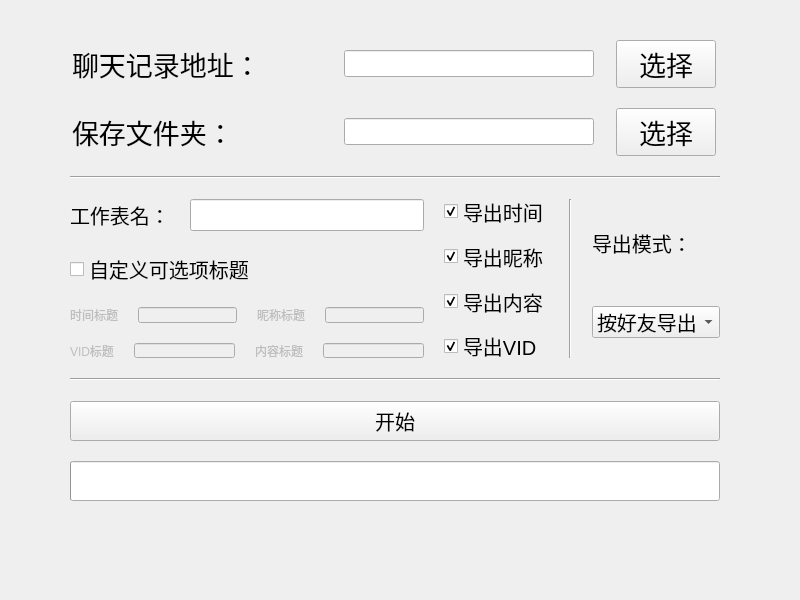
<?xml version="1.0" encoding="UTF-8"?>
<ui version="4.0">
 <class>Form</class>
 <widget class="QWidget" name="Form">
  <property name="geometry">
   <rect>
    <x>0</x>
    <y>0</y>
    <width>800</width>
    <height>600</height>
   </rect>
  </property>
  <property name="minimumSize">
   <size>
    <width>800</width>
    <height>600</height>
   </size>
  </property>
  <property name="maximumSize">
   <size>
    <width>800</width>
    <height>600</height>
   </size>
  </property>
  <property name="windowTitle">
   <string>QQtoExcel v1.1</string>
  </property>
  <widget class="QWidget" name="layoutWidget">
   <property name="geometry">
    <rect>
     <x>60</x>
     <y>40</y>
     <width>670</width>
     <height>461</height>
    </rect>
   </property>
   <layout class="QVBoxLayout" name="verticalLayout_2">
    <property name="spacing">
     <number>20</number>
    </property>
    <property name="leftMargin">
     <number>10</number>
    </property>
    <property name="rightMargin">
     <number>10</number>
    </property>
    <item>
     <layout class="QHBoxLayout" name="horizontalLayout">
      <item>
       <widget class="QLabel" name="label_1">
        <property name="maximumSize">
         <size>
          <width>250</width>
          <height>16777215</height>
         </size>
        </property>
        <property name="font">
         <font>
          <pointsize>20</pointsize>
         </font>
        </property>
        <property name="text">
         <string>聊天记录地址：</string>
        </property>
       </widget>
      </item>
      <item>
       <widget class="QLineEdit" name="SourceFilePathInput">
        <property name="minimumSize">
         <size>
          <width>250</width>
          <height>0</height>
         </size>
        </property>
        <property name="maximumSize">
         <size>
          <width>250</width>
          <height>16777215</height>
         </size>
        </property>
        <property name="font">
         <font>
          <pointsize>12</pointsize>
         </font>
        </property>
        <property name="dragEnabled">
         <bool>true</bool>
        </property>
       </widget>
      </item>
      <item>
       <widget class="QPushButton" name="SourceFileSelect">
        <property name="maximumSize">
         <size>
          <width>100</width>
          <height>16777215</height>
         </size>
        </property>
        <property name="font">
         <font>
          <pointsize>20</pointsize>
         </font>
        </property>
        <property name="text">
         <string>选择</string>
        </property>
       </widget>
      </item>
     </layout>
    </item>
    <item>
     <layout class="QHBoxLayout" name="horizontalLayout_2">
      <item>
       <widget class="QLabel" name="label_2">
        <property name="maximumSize">
         <size>
          <width>250</width>
          <height>16777215</height>
         </size>
        </property>
        <property name="font">
         <font>
          <pointsize>20</pointsize>
         </font>
        </property>
        <property name="text">
         <string>保存文件夹：</string>
        </property>
       </widget>
      </item>
      <item>
       <widget class="QLineEdit" name="TargetPathInput">
        <property name="minimumSize">
         <size>
          <width>250</width>
          <height>0</height>
         </size>
        </property>
        <property name="maximumSize">
         <size>
          <width>250</width>
          <height>16777215</height>
         </size>
        </property>
        <property name="font">
         <font>
          <pointsize>12</pointsize>
         </font>
        </property>
        <property name="inputMask">
         <string/>
        </property>
        <property name="text">
         <string/>
        </property>
        <property name="dragEnabled">
         <bool>true</bool>
        </property>
       </widget>
      </item>
      <item>
       <widget class="QPushButton" name="TargetSelect">
        <property name="minimumSize">
         <size>
          <width>100</width>
          <height>0</height>
         </size>
        </property>
        <property name="maximumSize">
         <size>
          <width>100</width>
          <height>16777215</height>
         </size>
        </property>
        <property name="font">
         <font>
          <pointsize>20</pointsize>
         </font>
        </property>
        <property name="text">
         <string>选择</string>
        </property>
       </widget>
      </item>
     </layout>
    </item>
    <item>
     <widget class="Line" name="line">
      <property name="orientation">
       <enum>Qt::Horizontal</enum>
      </property>
     </widget>
    </item>
    <item>
     <layout class="QHBoxLayout" name="horizontalLayout_3">
      <item>
       <layout class="QVBoxLayout" name="verticalLayout_4">
        <item>
         <layout class="QHBoxLayout" name="horizontalLayout_4">
          <item>
           <widget class="QLabel" name="label_3">
            <property name="font">
             <font>
              <pointsize>15</pointsize>
             </font>
            </property>
            <property name="text">
             <string>工作表名：</string>
            </property>
           </widget>
          </item>
          <item>
           <widget class="QLineEdit" name="TableNameInput">
            <property name="font">
             <font>
              <pointsize>15</pointsize>
             </font>
            </property>
           </widget>
          </item>
         </layout>
        </item>
        <item>
         <widget class="QCheckBox" name="customtitlecheckBox">
          <property name="font">
           <font>
            <pointsize>15</pointsize>
           </font>
          </property>
          <property name="layoutDirection">
           <enum>Qt::LeftToRight</enum>
          </property>
          <property name="text">
           <string>自定义可选项标题</string>
          </property>
          <property name="checked">
           <bool>false</bool>
          </property>
          <property name="tristate">
           <bool>false</bool>
          </property>
         </widget>
        </item>
        <item>
         <layout class="QVBoxLayout" name="verticalLayout_5">
          <item>
           <layout class="QHBoxLayout" name="horizontalLayout_8">
            <item>
             <layout class="QHBoxLayout" name="horizontalLayout_9">
              <item>
               <widget class="QLabel" name="label_5">
                <property name="enabled">
                 <bool>false</bool>
                </property>
                <property name="font">
                 <font>
                  <pointsize>9</pointsize>
                 </font>
                </property>
                <property name="text">
                 <string>时间标题</string>
                </property>
               </widget>
              </item>
              <item>
               <widget class="QLineEdit" name="customTime">
                <property name="enabled">
                 <bool>false</bool>
                </property>
               </widget>
              </item>
             </layout>
            </item>
            <item>
             <layout class="QHBoxLayout" name="horizontalLayout_10">
              <item>
               <widget class="QLabel" name="label_6">
                <property name="enabled">
                 <bool>false</bool>
                </property>
                <property name="font">
                 <font>
                  <pointsize>9</pointsize>
                 </font>
                </property>
                <property name="text">
                 <string>昵称标题</string>
                </property>
               </widget>
              </item>
              <item>
               <widget class="QLineEdit" name="customName">
                <property name="enabled">
                 <bool>false</bool>
                </property>
               </widget>
              </item>
             </layout>
            </item>
           </layout>
          </item>
          <item>
           <layout class="QHBoxLayout" name="horizontalLayout_7">
            <item>
             <layout class="QHBoxLayout" name="horizontalLayout_5">
              <item>
               <widget class="QLabel" name="label">
                <property name="enabled">
                 <bool>false</bool>
                </property>
                <property name="font">
                 <font>
                  <pointsize>9</pointsize>
                 </font>
                </property>
                <property name="text">
                 <string>VID标题</string>
                </property>
               </widget>
              </item>
              <item>
               <widget class="QLineEdit" name="customVID">
                <property name="enabled">
                 <bool>false</bool>
                </property>
               </widget>
              </item>
             </layout>
            </item>
            <item>
             <layout class="QHBoxLayout" name="horizontalLayout_6">
              <item>
               <widget class="QLabel" name="label_4">
                <property name="enabled">
                 <bool>false</bool>
                </property>
                <property name="font">
                 <font>
                  <pointsize>9</pointsize>
                 </font>
                </property>
                <property name="text">
                 <string>内容标题</string>
                </property>
               </widget>
              </item>
              <item>
               <widget class="QLineEdit" name="customContent">
                <property name="enabled">
                 <bool>false</bool>
                </property>
               </widget>
              </item>
             </layout>
            </item>
           </layout>
          </item>
         </layout>
        </item>
       </layout>
      </item>
      <item>
       <layout class="QVBoxLayout" name="verticalLayout">
        <item>
         <widget class="QCheckBox" name="isTime">
          <property name="font">
           <font>
            <pointsize>15</pointsize>
           </font>
          </property>
          <property name="text">
           <string>导出时间</string>
          </property>
          <property name="checked">
           <bool>true</bool>
          </property>
         </widget>
        </item>
        <item>
         <widget class="QCheckBox" name="isName">
          <property name="font">
           <font>
            <pointsize>15</pointsize>
           </font>
          </property>
          <property name="text">
           <string>导出昵称</string>
          </property>
          <property name="checked">
           <bool>true</bool>
          </property>
         </widget>
        </item>
        <item>
         <widget class="QCheckBox" name="isContent">
          <property name="font">
           <font>
            <pointsize>15</pointsize>
           </font>
          </property>
          <property name="text">
           <string>导出内容</string>
          </property>
          <property name="checked">
           <bool>true</bool>
          </property>
         </widget>
        </item>
        <item>
         <widget class="QCheckBox" name="isVID">
          <property name="font">
           <font>
            <pointsize>15</pointsize>
           </font>
          </property>
          <property name="text">
           <string>导出VID</string>
          </property>
          <property name="checked">
           <bool>true</bool>
          </property>
         </widget>
        </item>
       </layout>
      </item>
      <item>
       <widget class="Line" name="line_3">
        <property name="orientation">
         <enum>Qt::Vertical</enum>
        </property>
       </widget>
      </item>
      <item>
       <layout class="QVBoxLayout" name="verticalLayout_3">
        <item>
         <widget class="QLabel" name="label_7">
          <property name="font">
           <font>
            <pointsize>15</pointsize>
           </font>
          </property>
          <property name="text">
           <string>导出模式：</string>
          </property>
         </widget>
        </item>
        <item>
         <widget class="QComboBox" name="OutTypecomboBox">
          <property name="font">
           <font>
            <pointsize>15</pointsize>
           </font>
          </property>
          <property name="duplicatesEnabled">
           <bool>false</bool>
          </property>
          <item>
           <property name="text">
            <string>按好友导出</string>
           </property>
          </item>
          <item>
           <property name="text">
            <string>按分组导出</string>
           </property>
          </item>
         </widget>
        </item>
        <item>
         <spacer name="verticalSpacer">
          <property name="orientation">
           <enum>Qt::Vertical</enum>
          </property>
          <property name="sizeType">
           <enum>QSizePolicy::Minimum</enum>
          </property>
          <property name="sizeHint" stdset="0">
           <size>
            <width>20</width>
            <height>20</height>
           </size>
          </property>
         </spacer>
        </item>
       </layout>
      </item>
     </layout>
    </item>
    <item>
     <widget class="Line" name="line_2">
      <property name="orientation">
       <enum>Qt::Horizontal</enum>
      </property>
     </widget>
    </item>
    <item>
     <widget class="QPushButton" name="StartButton">
      <property name="minimumSize">
       <size>
        <width>650</width>
        <height>40</height>
       </size>
      </property>
      <property name="maximumSize">
       <size>
        <width>650</width>
        <height>40</height>
       </size>
      </property>
      <property name="font">
       <font>
        <pointsize>15</pointsize>
       </font>
      </property>
      <property name="text">
       <string>开始</string>
      </property>
     </widget>
    </item>
    <item alignment="Qt::AlignHCenter">
     <widget class="QProgressBar" name="progressBar">
      <property name="enabled">
       <bool>true</bool>
      </property>
      <property name="minimumSize">
       <size>
        <width>650</width>
        <height>40</height>
       </size>
      </property>
      <property name="maximumSize">
       <size>
        <width>650</width>
        <height>40</height>
       </size>
      </property>
      <property name="value">
       <number>0</number>
      </property>
      <property name="textVisible">
       <bool>false</bool>
      </property>
      <property name="textDirection">
       <enum>QProgressBar::TopToBottom</enum>
      </property>
     </widget>
    </item>
   </layout>
  </widget>
 </widget>
 <resources/>
 <connections/>
</ui>
